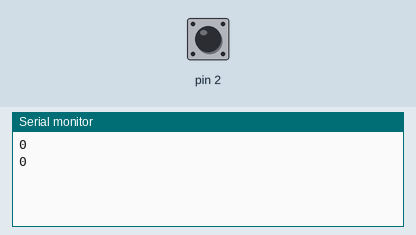
This sketch was run on a simulated Arduino Uno, built with avr-gcc and run on an emulated ATmega328P. Parts: the last lines printed to the serial monitor. The inputs (shaded band) are chosen by the test bench; at power-on: pin 2 HIGH.

Above: at 1.2 s.
1.3 s: pin 2 pulled LOW for 0.15 s
At 2.7 s:
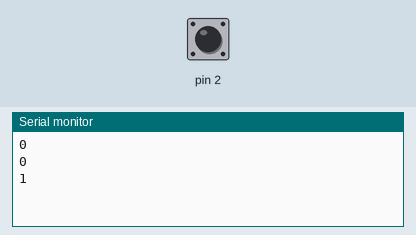
2.9 s: pin 2 pulled LOW for 1 s
At 3.8 s:
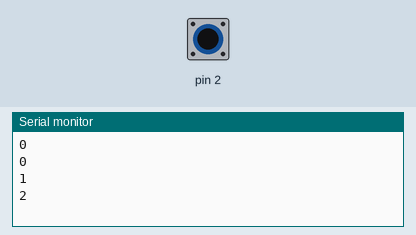
5.4 s: pin 2 pulled LOW for 0.15 s
At 6.8 s:
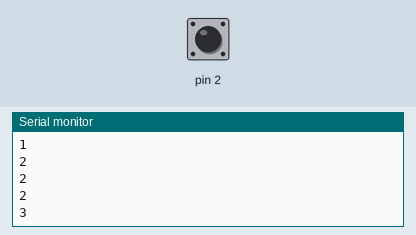
Timing chart, 0 to 8.4 s (numbered marks = the images above; inputs shaded):
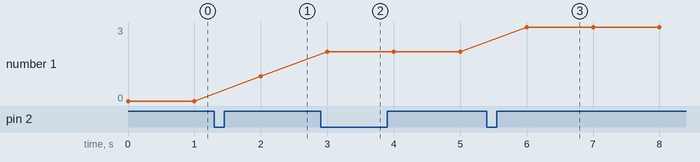

The sketch:

ExternalInterrupt.ino
```cpp
// (licence header left out)
volatile int counter;

void setup() {
  Serial.begin(9600);
  pinMode(2, INPUT_PULLUP);
  attachInterrupt(0, buttonTick, FALLING);
}

void loop() {
  Serial.println(counter);
  delay(1000);
}

void buttonTick() {
    counter++;
}
```

Measured:
- after the input at 1.3 s, the serial monitor: prints a new line after 0.70 s (image 1)
- after the input at 2.9 s, the serial monitor: prints a new line after 0.10 s (image 2)
- after the input at 5.4 s, the serial monitor: prints a new line after 0.60 s (image 3)
- plotted number 1: 0 → 1 after the input at 1.3 s, 1 → 2 after the input at 2.9 s, 2 → 3 after the input at 5.4 s
